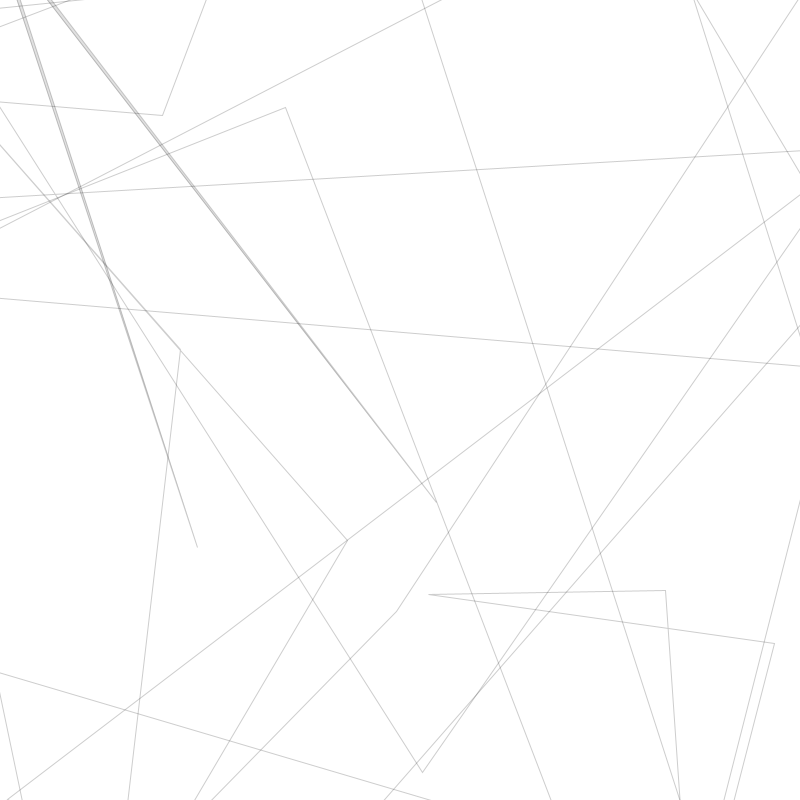
Frame 1 (no input)
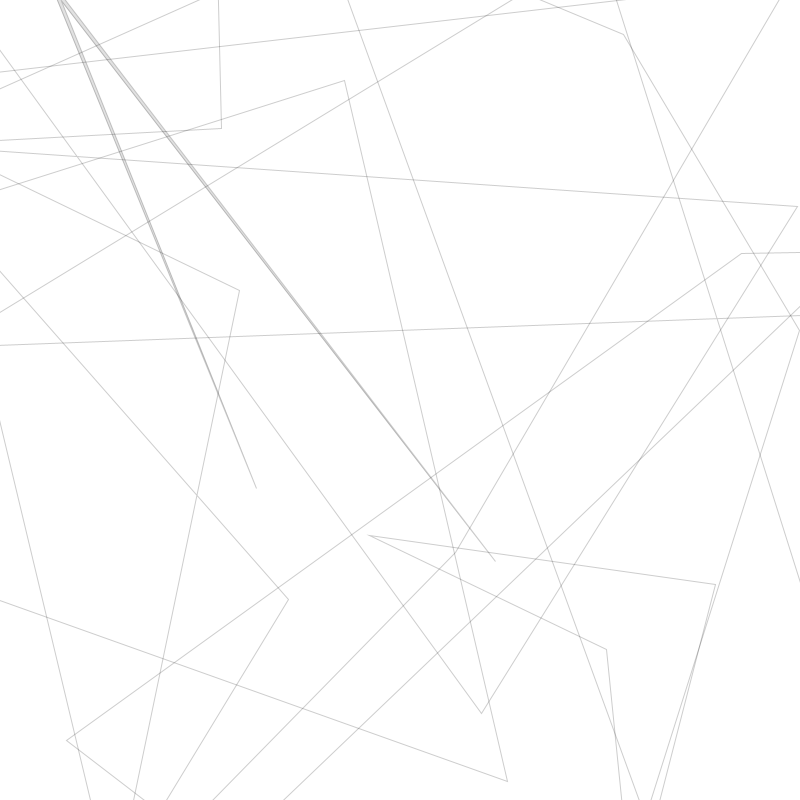
Frame 60 (the mouse pressed at the canvas centre just before this capture)
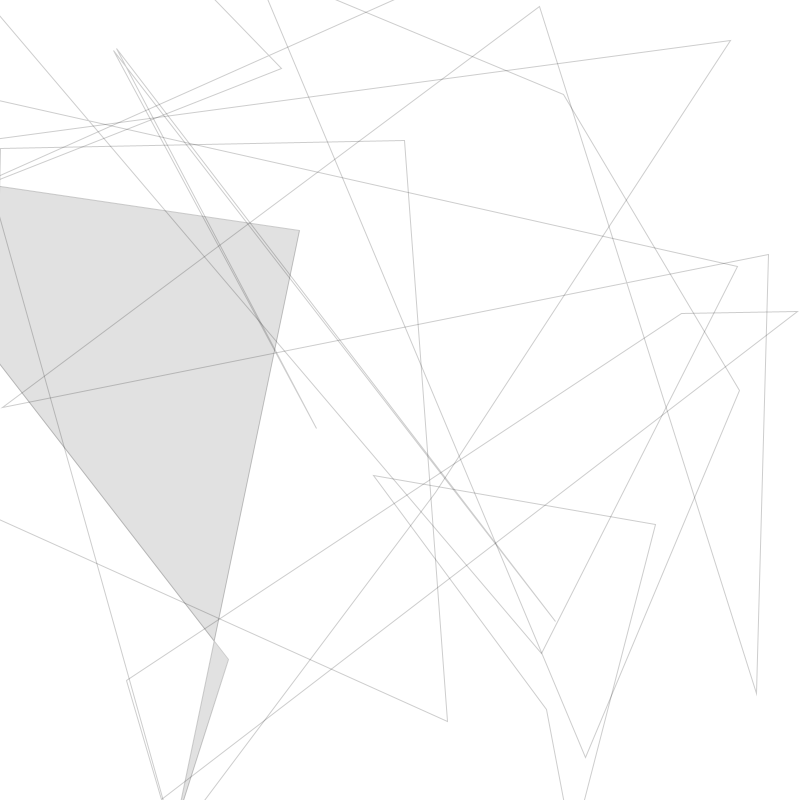
Frame 120 (the mouse held since frame 60 and released just before this capture)

The Processing sketch that drew these frames (run headless with seeded random() and noise(); from frame 60 on, the mouse is pressed at the canvas centre):

// Processing sketch: processing_6720
// ── processing_6720.pde



int numShapes = 10;

//initialize arrays for shape points
float[][]xpoints = new float[numShapes][4];
float[][]ypoints = new float[numShapes][4];

//initialize arrays for target shapes
float[][]xtarget = new float[numShapes][4];
float[][]ytarget = new float[numShapes][4];

//initialize array for shape filling
int fillNumber = int(random(numShapes));

void setup(){
  size(800,800);
  fill(255,255,255,0);
  stroke(0,0,0,50);
  smooth();
  
  //initialize points and target
  //count through index for each shape
  for(int i=0; i<numShapes; i++){
    //fill each index with 4 points for each shape
    for(int j=0; j<4; j++){
      xpoints[i][j] = (random(width*1.5))-width*.25;
      ypoints[i][j] = (random(height*1.5))-height*.25;
      xtarget[i][j] = (random(width*1.5))-width*.25;
      ytarget[i][j] = (random(height*1.5))-height*.25;
    }
  }
}

void draw(){
  background(255);
  quadDrawer();
  quadCompare();
}

void quadDrawer(){
  for(int i=0; i<numShapes; i++){ 
    if(i==fillNumber){
      fill(0,30); 
    }
    else{
      fill(0,0); 
    }
    quad(xpoints[i][0],ypoints[i][0],xpoints[i][1],ypoints[i][1],
      xpoints[i][2],ypoints[i][2],xpoints[i][3],ypoints[i][3]);
  }
}

void quadCompare(){
  for(int i=0; i<numShapes; i++){
    for(int j=0; j<4; j++){
      if(int(xpoints[i][j])<int(xtarget[i][j])){
        xpoints[i][j]+=1;
      }
      if(int(xpoints[i][j])>int(xtarget[i][j])){
        xpoints[i][j]-=1; 
      }
      if(int(xpoints[i][j])==int(xtarget[i][j])){
        xtarget[i][j] = (random(width*1.5))-(width*.25); 
      }
      if(int(ypoints[i][j])<int(ytarget[i][j])){
        ypoints[i][j]+=1;
      }
      if(int(ypoints[i][j])>int(ytarget[i][j])){
        ypoints[i][j]-=1; 
      }
      if(int(ypoints[i][j])==int(ytarget[i][j])){
        ytarget[i][j] = (random(height*1.5))-(height*.25); 
      }
    }
  } 
}

void mousePressed(){
   fillNumber=int(random(numShapes));
}
